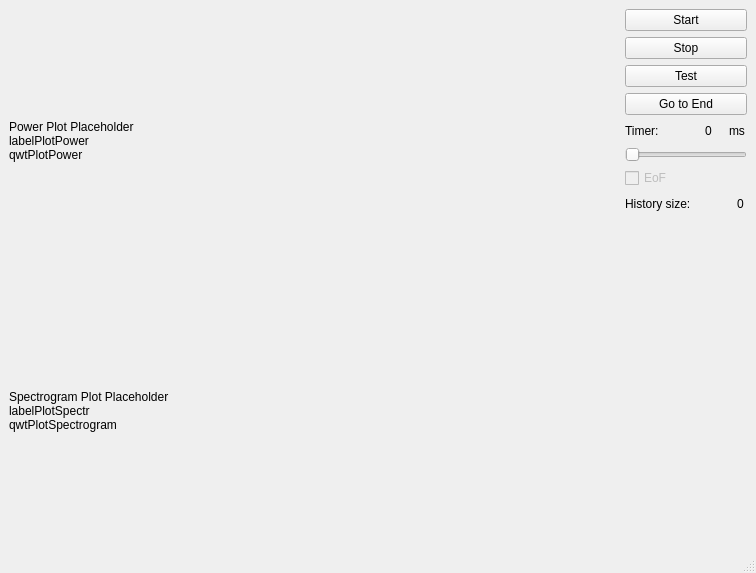
<?xml version="1.0" encoding="UTF-8"?>
<ui version="4.0">
 <class>WiSpyMonitorMain</class>
 <widget class="QMainWindow" name="WiSpyMonitorMain">
  <property name="geometry">
   <rect>
    <x>0</x>
    <y>0</y>
    <width>756</width>
    <height>573</height>
   </rect>
  </property>
  <property name="windowTitle">
   <string>WiSpy Monitor</string>
  </property>
  <widget class="QWidget" name="centralwidget">
   <layout class="QGridLayout" name="gridLayout" columnstretch="0,0,0">
    <property name="leftMargin">
     <number>9</number>
    </property>
    <item row="0" column="0">
     <layout class="QVBoxLayout" name="verticalPlts">
      <item>
       <widget class="QLabel" name="labelPlotPower">
        <property name="minimumSize">
         <size>
          <width>610</width>
          <height>250</height>
         </size>
        </property>
        <property name="text">
         <string>Power Plot Placeholder
labelPlotPower
qwtPlotPower</string>
        </property>
       </widget>
      </item>
      <item>
       <widget class="QLabel" name="labelPlotSpectrogram">
        <property name="minimumSize">
         <size>
          <width>610</width>
          <height>250</height>
         </size>
        </property>
        <property name="text">
         <string>Spectrogram Plot Placeholder
labelPlotSpectr
qwtPlotSpectrogram</string>
        </property>
       </widget>
      </item>
     </layout>
    </item>
    <item row="0" column="2">
     <layout class="QVBoxLayout" name="verticalBtns">
      <property name="sizeConstraint">
       <enum>QLayout::SetDefaultConstraint</enum>
      </property>
      <item>
       <widget class="QPushButton" name="pushButtonStart">
        <property name="maximumSize">
         <size>
          <width>127</width>
          <height>16777215</height>
         </size>
        </property>
        <property name="text">
         <string>Start</string>
        </property>
       </widget>
      </item>
      <item>
       <widget class="QPushButton" name="pushButtonStop">
        <property name="maximumSize">
         <size>
          <width>127</width>
          <height>16777215</height>
         </size>
        </property>
        <property name="text">
         <string>Stop</string>
        </property>
       </widget>
      </item>
      <item>
       <widget class="QPushButton" name="pushButtonTest">
        <property name="maximumSize">
         <size>
          <width>127</width>
          <height>16777215</height>
         </size>
        </property>
        <property name="text">
         <string>Test</string>
        </property>
       </widget>
      </item>
      <item>
       <widget class="QPushButton" name="pushButtonGoToEnd">
        <property name="maximumSize">
         <size>
          <width>127</width>
          <height>16777215</height>
         </size>
        </property>
        <property name="toolTip">
         <string>&lt;html&gt;&lt;head/&gt;&lt;body&gt;&lt;p&gt;Go to end of the current file&lt;/p&gt;&lt;/body&gt;&lt;/html&gt;</string>
        </property>
        <property name="text">
         <string>Go to End</string>
        </property>
       </widget>
      </item>
      <item>
       <layout class="QHBoxLayout" name="horizontalLayout">
        <property name="sizeConstraint">
         <enum>QLayout::SetMaximumSize</enum>
        </property>
        <item>
         <widget class="QLabel" name="label_2">
          <property name="text">
           <string>Timer:</string>
          </property>
         </widget>
        </item>
        <item>
         <spacer name="horizontalSpacer">
          <property name="orientation">
           <enum>Qt::Horizontal</enum>
          </property>
          <property name="sizeType">
           <enum>QSizePolicy::Maximum</enum>
          </property>
          <property name="sizeHint" stdset="0">
           <size>
            <width>40</width>
            <height>20</height>
           </size>
          </property>
         </spacer>
        </item>
        <item>
         <widget class="QLabel" name="label">
          <property name="text">
           <string>0</string>
          </property>
         </widget>
        </item>
        <item>
         <widget class="QLabel" name="label_3">
          <property name="text">
           <string>ms</string>
          </property>
         </widget>
        </item>
       </layout>
      </item>
      <item>
       <widget class="QSlider" name="hSliderTimer">
        <property name="maximumSize">
         <size>
          <width>127</width>
          <height>16777215</height>
         </size>
        </property>
        <property name="maximum">
         <number>2000</number>
        </property>
        <property name="singleStep">
         <number>50</number>
        </property>
        <property name="pageStep">
         <number>50</number>
        </property>
        <property name="orientation">
         <enum>Qt::Horizontal</enum>
        </property>
       </widget>
      </item>
      <item>
       <widget class="QCheckBox" name="checkBoxEoF">
        <property name="enabled">
         <bool>false</bool>
        </property>
        <property name="text">
         <string>EoF</string>
        </property>
       </widget>
      </item>
      <item>
       <layout class="QHBoxLayout" name="horizontalLayout_2">
        <item>
         <widget class="QLabel" name="label_4">
          <property name="text">
           <string>History size:</string>
          </property>
         </widget>
        </item>
        <item>
         <spacer name="horizontalSpacer_2">
          <property name="orientation">
           <enum>Qt::Horizontal</enum>
          </property>
          <property name="sizeType">
           <enum>QSizePolicy::Maximum</enum>
          </property>
          <property name="sizeHint" stdset="0">
           <size>
            <width>40</width>
            <height>20</height>
           </size>
          </property>
         </spacer>
        </item>
        <item>
         <widget class="QLabel" name="labelHistorySize">
          <property name="text">
           <string>0</string>
          </property>
         </widget>
        </item>
       </layout>
      </item>
      <item>
       <spacer name="verticalSpacer">
        <property name="orientation">
         <enum>Qt::Vertical</enum>
        </property>
        <property name="sizeHint" stdset="0">
         <size>
          <width>20</width>
          <height>40</height>
         </size>
        </property>
       </spacer>
      </item>
     </layout>
    </item>
   </layout>
  </widget>
  <widget class="QMenuBar" name="menubar">
   <property name="geometry">
    <rect>
     <x>0</x>
     <y>0</y>
     <width>756</width>
     <height>25</height>
    </rect>
   </property>
  </widget>
  <widget class="QStatusBar" name="statusbar"/>
 </widget>
 <resources/>
 <connections>
  <connection>
   <sender>pushButtonTest</sender>
   <signal>clicked()</signal>
   <receiver>WiSpyMonitorMain</receiver>
   <slot>WiSpyTest()</slot>
   <hints>
    <hint type="sourcelabel">
     <x>708</x>
     <y>127</y>
    </hint>
    <hint type="destinationlabel">
     <x>668</x>
     <y>354</y>
    </hint>
   </hints>
  </connection>
  <connection>
   <sender>pushButtonStop</sender>
   <signal>clicked()</signal>
   <receiver>WiSpyMonitorMain</receiver>
   <slot>WiSpyStop()</slot>
   <hints>
    <hint type="sourcelabel">
     <x>705</x>
     <y>86</y>
    </hint>
    <hint type="destinationlabel">
     <x>673</x>
     <y>315</y>
    </hint>
   </hints>
  </connection>
  <connection>
   <sender>pushButtonStart</sender>
   <signal>clicked()</signal>
   <receiver>WiSpyMonitorMain</receiver>
   <slot>WiSpyStart()</slot>
   <hints>
    <hint type="sourcelabel">
     <x>698</x>
     <y>57</y>
    </hint>
    <hint type="destinationlabel">
     <x>672</x>
     <y>277</y>
    </hint>
   </hints>
  </connection>
  <connection>
   <sender>pushButtonGoToEnd</sender>
   <signal>clicked()</signal>
   <receiver>WiSpyMonitorMain</receiver>
   <slot>WiSpyGoToEnd()</slot>
   <hints>
    <hint type="sourcelabel">
     <x>712</x>
     <y>158</y>
    </hint>
    <hint type="destinationlabel">
     <x>669</x>
     <y>395</y>
    </hint>
   </hints>
  </connection>
  <connection>
   <sender>hSliderTimer</sender>
   <signal>valueChanged(int)</signal>
   <receiver>label</receiver>
   <slot>setNum(int)</slot>
   <hints>
    <hint type="sourcelabel">
     <x>732</x>
     <y>206</y>
    </hint>
    <hint type="destinationlabel">
     <x>716</x>
     <y>180</y>
    </hint>
   </hints>
  </connection>
  <connection>
   <sender>hSliderTimer</sender>
   <signal>valueChanged(int)</signal>
   <receiver>WiSpyMonitorMain</receiver>
   <slot>setTimer(int)</slot>
   <hints>
    <hint type="sourcelabel">
     <x>674</x>
     <y>213</y>
    </hint>
    <hint type="destinationlabel">
     <x>677</x>
     <y>234</y>
    </hint>
   </hints>
  </connection>
 </connections>
 <slots>
  <slot>WiSpyStart()</slot>
  <slot>WiSpyStop()</slot>
  <slot>WiSpyTest()</slot>
  <slot>WiSpyGoToEnd()</slot>
  <slot>setTimer(int)</slot>
 </slots>
</ui>
